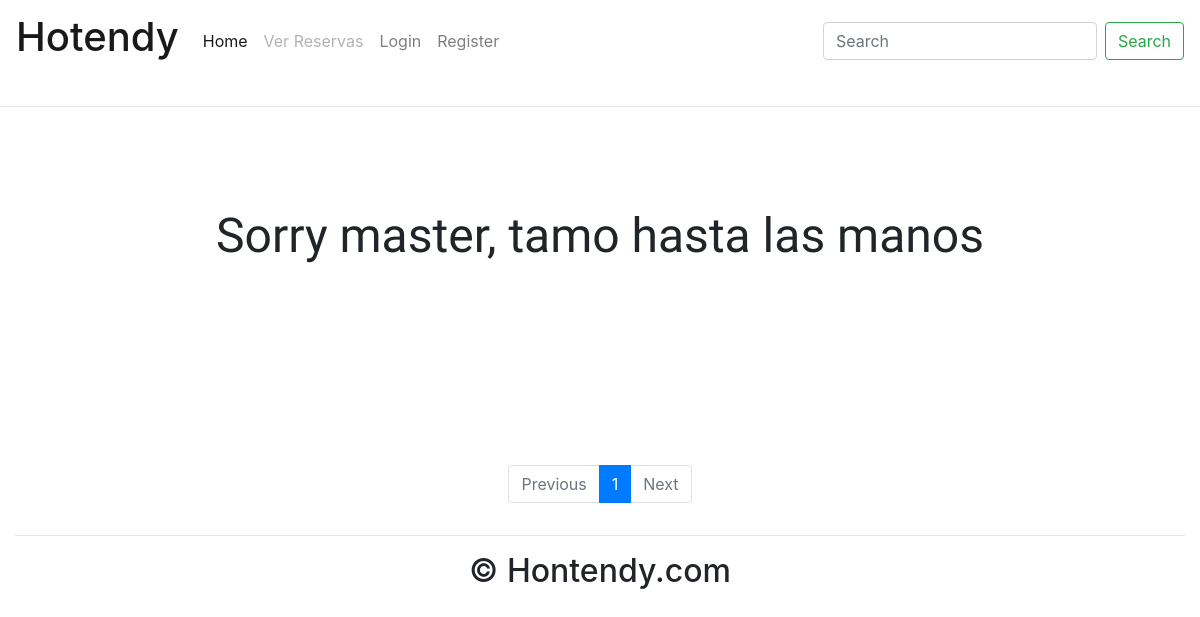
Page /hoteles/1/ on the earlier database version.
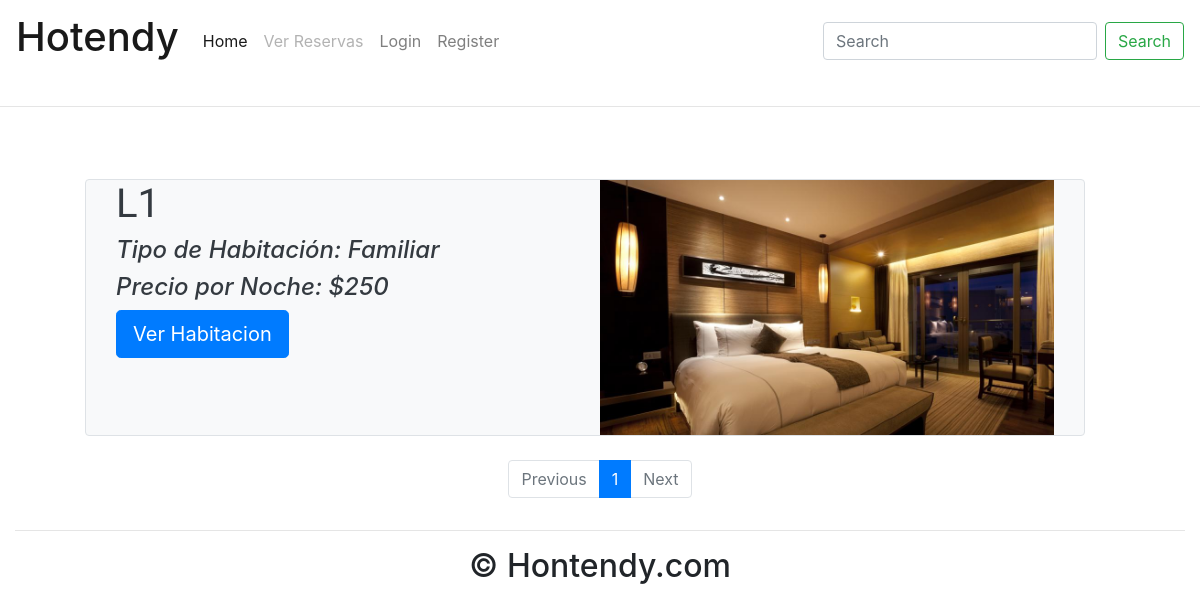
Same page on the later database version.
### Proyecto/models.py (models this page shows, shortened)
class Habitacion(models.Model):
    precio_noche = models.IntegerField()
    descripcion = models.TextField(max_length=500, default="Descripcion estandar")
    num_habitacion = models.CharField(max_length= 5)
    cant_dormitorios = models.IntegerField()
    cant_banios = models.IntegerField()
    status_estado = [
        ('Disponible', 'D'),
        ('Ocupado', 'O'),
    ]
    estado = models.CharField(max_length=50, choices=status_estado, default='Disponible')
    status=[
    ('Suite', 'Suite'),
    ('Matrimonial', 'Matrimonial'),
    ('Individual', 'Individual'),
    ('Familiar', 'Familiar'),
    ('Normal', 'Normal'),
    ('Presidencial', 'Presidencial'),
    ]
    tipo_habitacion = models.CharField(max_length = 50,choices = status, default='Normal')
    img_habitacion = models.ImageField(max_length=100, default='/img_habitacion/habitacion_prueba.jpg', upload_to='img_habitacion/', blank=True, null=True)
    class Meta:
        verbose_name = 'Habitacion'
        verbose_name_plural = 'Habitaciones'

### Proyecto/views.py (the view)
# urls.py: path('hoteles/<str:Hotel>/',HotelesView2,name="hoteles"),
def HotelesView2(request, Hotel):
    from .models import Hotel as hotel
    hoteles = hotel.objects.get(pk=Hotel)  # Aca deberiamos llamar a las habitaciones del hotel que queremos
    h = hoteles.habitaciones.all() #Tomamos SOLO las habitaciones del hotel para hacer el pagination
    hab_o = h.filter(estado="Ocupado").count()
    hab = hoteles.habitaciones.count()
    paginator = Paginator(h, 9)
    page_number = request.GET.get('page')
    page_obj = paginator.get_page(page_number)
    context = {
        'hoteles': hoteles,
        'habitaciones': page_obj,
        'h': h,
        'hab': hab,
        'hab_o': hab_o,
    }
    return render(request, 'Proyecto/hoteles2.html', context)

### templates/Proyecto/hoteles2.html
{% extends 'Proyecto/home2.html' %}
{% load staticfiles %}
{% block styles %}
<link rel="stylesheet" href="{% static 'style_hab.css' %}">
{% endblock %}
{% block content %}
    <div class="container-fluid padding">
        {% if hab_o == hab %}
            <h1 id="hasta_las_manos">Sorry master, tamo hasta las manos</h1>
        {% else %}
            {% for habitacion in habitaciones %}
                <div class="row padding">
                    <div class="col-lg-1"></div>
                    {% if habitacion.estado == "Disponible" %}
                        <div class="row padding col-lg-10 rounded bg-light text-dark border">
                            <div class="col">
                                <h1 id="numhab">{{ habitacion.num_habitacion }}</h1>
                                <h4 class="descp">Tipo de Habitación: {{ habitacion.tipo_habitacion }}</h4>
                                <h4 class="descp">Precio por Noche: ${{ habitacion.precio_noche }}</h4>
                                <a href="{% url "habitaciones" habitacion.id %}">
                                    <button class="btn btn-primary btn-lg zoom">Ver Habitacion</button>
                                </a>
                            </div>
                            <div class="col">
                                <img alt="..." src=/media/{{ habitacion.img_habitacion }} class="img-fluid">
                            </div>
                        </div>
                    {% else %}
                        <div class="row padding col-lg-10 rounded sorry"></div>
                    {% endif %}
                    <div class="col-lg-1"></div>
                </div>
                <br>
            {% endfor %}
        {% endif %}
        <nav aria-label="">
            <ul class="pagination justify-content-center">
                {% if habitaciones.has_previous %}
                    <li class="page-item">
                        <a class="page-link" href="?page={{ habitaciones.previous_page_number }}">Previous</a>
                    </li>
                {% else %}
                    <li class="page-item disabled">
                        <a class="page-link" href="#" tabindex="-1" aria-disabled="true">Previous</a>
                    </li>
                {% endif %}
                {% for i in habitaciones.paginator.page_range %}
                    {% if habitaciones.number == i %}
                        <li class="page-item active" aria-current="page">
                            <span class="page-link">
                                {{ i }}<span class="sr-only">(current)</span>
                            </span>
                        </li>
                    {% else %}
                        <li class="page-item"><a class="page-link" href="?page={{ i }}">{{ i }}</a></li>
                    {% endif %}
                {% endfor %}
                {% if habitaciones.has_next %}
                    <li class="page-item">
                        <a class="page-link" href="?page={{ habitaciones.next_page_number }}">Next</a>
                    </li>
                {% else %}
                    <li class="page-item disabled">
                        <a class="page-link" href="#" tabindex="-1" aria-disabled="true">Next</a>
                    </li>
                {% endif %}
            </ul>
        </nav>
    </div>
{% endblock %}
{% block footer %}
    <footer>
        <div class="container-fluid padding">
            <div class="row text-center">
                <div class="col-12">
                    <hr class="light">
                    <h2>&copy; Hontendy.com</h2>
                </div>
            </div>
        </div>
    </footer>
{% endblock %}

Differences in the rows shown:
now on this page (row edited): Habitacion: num_habitacion "L1", tipo_habitacion "Familiar", precio_noche "250", img_habitacion (picture)
Other differences:
text no longer shown: "Sorry master, tamo hasta las manos"
